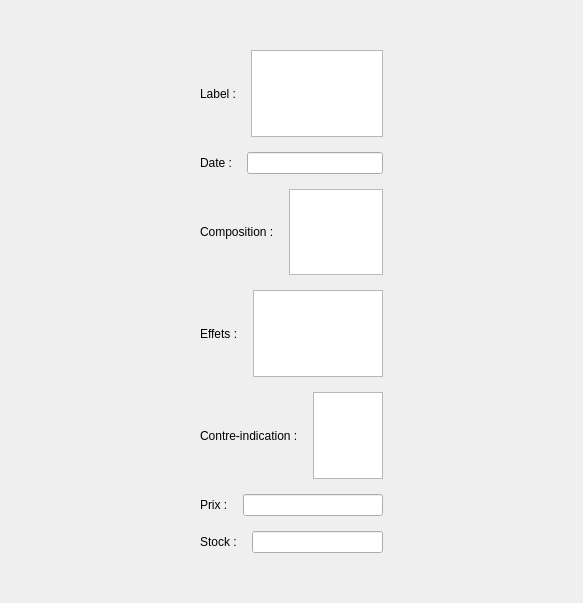
<?xml version="1.0" encoding="UTF-8"?>
<ui version="4.0">
 <class>Form</class>
 <widget class="QWidget" name="Form">
  <property name="geometry">
   <rect>
    <x>0</x>
    <y>0</y>
    <width>583</width>
    <height>603</height>
   </rect>
  </property>
  <property name="windowTitle">
   <string>Form</string>
  </property>
  <layout class="QGridLayout" name="gridLayout" rowstretch="0" columnstretch="0">
   <property name="leftMargin">
    <number>100</number>
   </property>
   <property name="topMargin">
    <number>50</number>
   </property>
   <property name="rightMargin">
    <number>100</number>
   </property>
   <property name="bottomMargin">
    <number>50</number>
   </property>
   <property name="spacing">
    <number>0</number>
   </property>
   <item row="0" column="0">
    <layout class="QVBoxLayout" name="verticalLayout">
     <property name="spacing">
      <number>15</number>
     </property>
     <property name="leftMargin">
      <number>100</number>
     </property>
     <property name="rightMargin">
      <number>100</number>
     </property>
     <item>
      <layout class="QHBoxLayout" name="horizontalLayout_2">
       <item>
        <widget class="QLabel" name="label_2">
         <property name="text">
          <string>Label :</string>
         </property>
        </widget>
       </item>
       <item>
        <widget class="QTextBrowser" name="InfoLabelPraticien"/>
       </item>
      </layout>
     </item>
     <item>
      <layout class="QHBoxLayout" name="horizontalLayout_4">
       <item>
        <widget class="QLabel" name="label_4">
         <property name="text">
          <string>Date :</string>
         </property>
        </widget>
       </item>
       <item>
        <widget class="QLineEdit" name="InfoDatePraticien">
         <property name="readOnly">
          <bool>true</bool>
         </property>
        </widget>
       </item>
      </layout>
     </item>
     <item>
      <layout class="QHBoxLayout" name="horizontalLayout_5">
       <item>
        <widget class="QLabel" name="label_5">
         <property name="text">
          <string>Composition :</string>
         </property>
        </widget>
       </item>
       <item>
        <widget class="QTextBrowser" name="InfoCompPraticien"/>
       </item>
      </layout>
     </item>
     <item>
      <layout class="QHBoxLayout" name="horizontalLayout_6">
       <item>
        <widget class="QLabel" name="label_6">
         <property name="text">
          <string>Effets :</string>
         </property>
        </widget>
       </item>
       <item>
        <widget class="QTextBrowser" name="InfoEffetPraticien"/>
       </item>
      </layout>
     </item>
     <item>
      <layout class="QHBoxLayout" name="horizontalLayout_7">
       <item>
        <widget class="QLabel" name="label_7">
         <property name="text">
          <string>Contre-indication :</string>
         </property>
        </widget>
       </item>
       <item>
        <widget class="QTextBrowser" name="InfoCIPraticien"/>
       </item>
      </layout>
     </item>
     <item>
      <layout class="QHBoxLayout" name="horizontalLayout_8">
       <item>
        <widget class="QLabel" name="label_8">
         <property name="text">
          <string>Prix :</string>
         </property>
        </widget>
       </item>
       <item>
        <widget class="QLineEdit" name="InfoPrixPraticien">
         <property name="readOnly">
          <bool>true</bool>
         </property>
        </widget>
       </item>
      </layout>
     </item>
     <item>
      <layout class="QHBoxLayout" name="horizontalLayout_9">
       <item>
        <widget class="QLabel" name="label_9">
         <property name="text">
          <string>Stock :</string>
         </property>
        </widget>
       </item>
       <item>
        <widget class="QLineEdit" name="InfoStockPraticien">
         <property name="readOnly">
          <bool>true</bool>
         </property>
        </widget>
       </item>
      </layout>
     </item>
    </layout>
   </item>
  </layout>
 </widget>
 <resources/>
 <connections/>
</ui>
